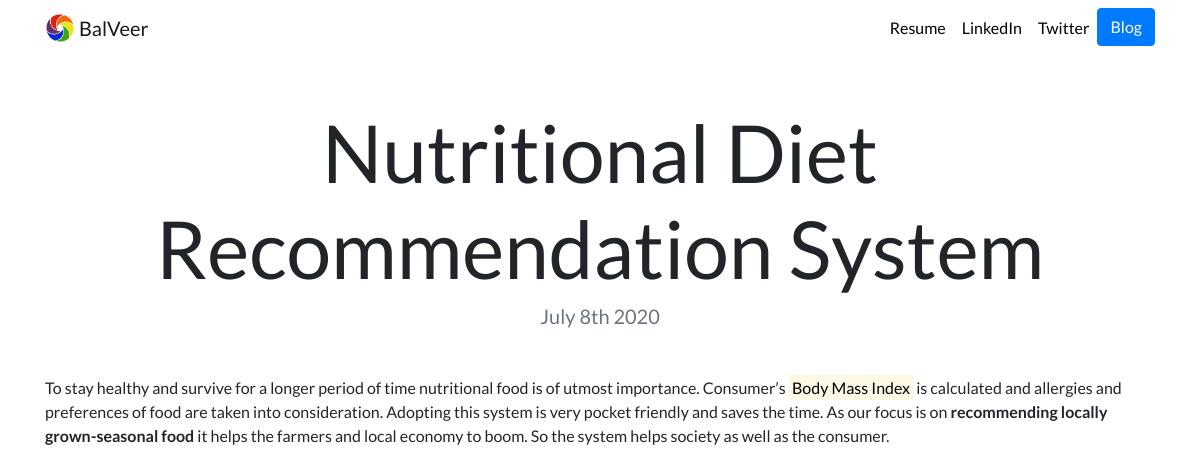
Page /blog/1/ on the committed database.
### blog/models.py (models this page shows, shortened)
class Blog(models.Model):
    title = models.CharField(max_length=200)
    body = models.TextField()
    date = models.DateField()

### blog/views.py (the view)
# urls.py: path('<int:blog_id>/',views.detail,name="detail"),
def detail(request,blog_id):
     blog = get_object_or_404(Blog,pk=blog_id)
     return render(request,'blog/detail.html',{'blog': blog})

### blog/templates/blog/detail.html
{% extends "portfolio/base.html" %}
{% load static %}
{% block content %}
<h1 class="text-center mt-5" id="blogdetailtitle">{{ blog.title }}</h1>
<h5 class="text-center text-muted mb-5">{{ blog.date|date:'F jS Y' }}</h5>
{{ blog.body|safe }}
{% endblock %}

### portfolio/static/portfolio/custom.css (style rules this page uses)
body { font-family: 'Lato', sans-serif; }
@media (min-width: 992px) { #blogdetailtitle { font-size: 5rem; } }

### rows in the picture
Blog: title "Nutritional Diet Recommendation System", date "July 8th 2020", body "To stay healthy and survive for a longer period of time nutritional food is of utmost importance. Consumer’s Body Mass Index is calculated and allergies and preferences of food are taken into consideration. Adopting this system is very pocket friendly and saves the time. As our focus is on recommending locally grown-seasonal food it helps the farmers and local economy to boom. So the system helps society as well as the consumer."
